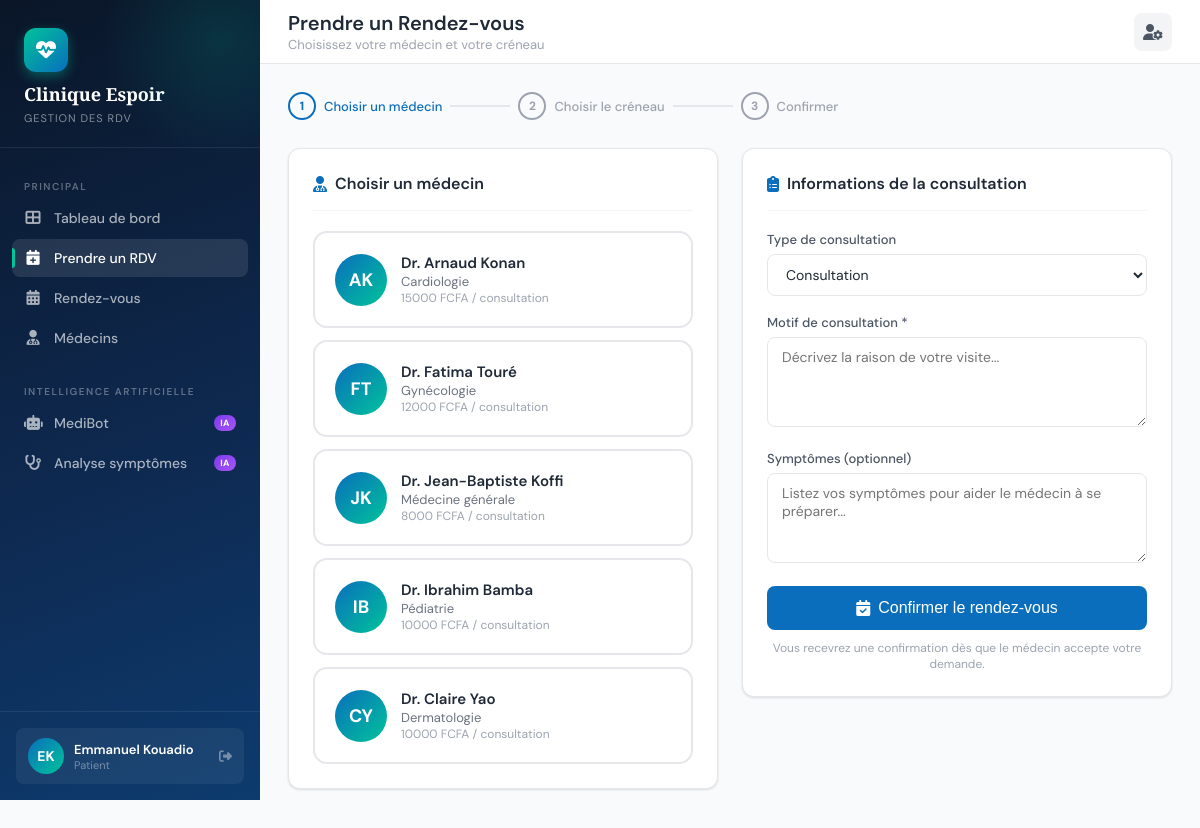
Page /appointments/prendre/ (signed in) on the committed database.
### accounts/models.py (models this page shows, shortened)
class User(AbstractUser):
    ROLE_CHOICES = [
        ('admin', 'Administrateur'),
        ('medecin', 'Médecin'),
        ('secretaire', 'Secrétaire'),
        ('patient', 'Patient'),
    ]
    role = models.CharField(max_length=20, choices=ROLE_CHOICES, default='patient')
    telephone = models.CharField(max_length=20, blank=True)
    photo = models.ImageField(upload_to='avatars/', blank=True, null=True)
    @property
    def is_medecin(self):
        return self.role == 'medecin'
    @property
    def is_patient(self):
        return self.role == 'patient'

class ProfilMedecin(models.Model):
    user = models.OneToOneField(User, on_delete=models.CASCADE, related_name='profil_medecin')
    specialite = models.CharField(max_length=100)
    numero_ordre = models.CharField(max_length=50, blank=True)
    bio = models.TextField(blank=True)
    tarif_consultation = models.DecimalField(max_digits=8, decimal_places=0, default=5000)
    disponible = models.BooleanField(default=True)

### appointments/views.py (the view, shortened to what this page needs)
# urls.py: path('prendre/', views.prendre_rdv, name='prendre_rdv'),
@login_required
def prendre_rdv(request, medecin_id=None):
    medecins = ProfilMedecin.objects.filter(disponible=True).select_related('user')
    medecin_selectionne = None
    if medecin_id:
        medecin_selectionne = get_object_or_404(ProfilMedecin, id=medecin_id)
    return render(request, 'appointments/prendre_rdv.html', {
        'medecins': medecins,
        'medecin_selectionne': medecin_selectionne,
        'type_choices': RendezVous.TYPE_CHOICES,
    })

### templates/appointments/prendre_rdv.html (shortened to what this page needs)
{% extends 'base.html' %}
{% block page_title %}Prendre un Rendez-vous{% endblock %}
{% block page_subtitle %}Choisissez votre médecin et votre créneau{% endblock %}
{% block content %}
<div class="step-indicator">
  <div class="step active" id="step1"><div class="step-num">1</div> Choisir un médecin</div>
  <div class="step-line"></div>
  <div class="step" id="step2"><div class="step-num">2</div> Choisir le créneau</div>
  <div class="step-line"></div>
  <div class="step" id="step3"><div class="step-num">3</div> Confirmer</div>
</div>
<form method="post" id="rdvForm">
  <div class="grid-2" style="gap:24px;">
    <div>
      <div class="card" style="margin-bottom:20px;">
        <div class="card-header">
          <div class="card-title"><i class="fas fa-user-md"></i> Choisir un médecin</div>
        </div>
        <div style="display:grid;gap:12px;">
          {% for medecin in medecins %}
          <div class="medecin-card {% if medecin_selectionne and medecin_selectionne.id == medecin.id %}selected{% endif %}"
               onclick="selectMedecin({{ medecin.id }}, '{{ medecin.user.get_full_name }}', '{{ medecin.specialite }}')"
               id="medecin-{{ medecin.id }}">
            <div style="display:flex;align-items:center;gap:14px;">
              <div class="medecin-avatar" style="margin-bottom:0;flex-shrink:0;">
                {{ medecin.user.first_name|first|upper }}{{ medecin.user.last_name|first|upper }}
              </div>
              <div>
                <div style="font-weight:600;font-size:15px;">Dr. {{ medecin.user.get_full_name }}</div>
                <div style="font-size:13px;color:#6b7280;">{{ medecin.specialite }}</div>
                <div style="font-size:12px;color:#9ca3af;">{{ medecin.tarif_consultation|default:"5000" }} FCFA / consultation</div>
              </div>
            </div>
          </div>
          {% empty %}
          <div style="text-align:center;padding:30px;color:#9ca3af;">
            <i class="fas fa-user-md" style="font-size:32px;display:block;margin-bottom:10px;opacity:.4;"></i>
            Aucun médecin disponible
          </div>
          {% endfor %}
        </div>
      </div>
    </div>
    <div>
      <div class="card">
        <div class="card-header">
          <div class="card-title"><i class="fas fa-clipboard-list"></i> Informations de la consultation</div>
        </div>
        <div class="form-group">
          <label class="form-label">Type de consultation</label>
          <select name="type_rdv" class="form-control">
            {% for value, label in type_choices %}
            <option value="{{ value }}">{{ label }}</option>
            {% endfor %}
          </select>
        </div>
        <div class="form-group">
          <label class="form-label">Motif de consultation *</label>
          <textarea name="motif" class="form-control" rows="3"
            placeholder="Décrivez la raison de votre visite..." required></textarea>
        </div>
        <div class="form-group">
          <label class="form-label">Symptômes (optionnel)</label>
          <textarea name="symptomes" class="form-control" rows="3"
            placeholder="Listez vos symptômes pour aider le médecin à se préparer..."></textarea>
        </div>
        <button type="submit" class="btn btn-primary btn-lg" style="width:100%;justify-content:center;" id="submitBtn" disabled>
          <i class="fas fa-calendar-check"></i> Confirmer le rendez-vous
        </button>
        <p style="font-size:12px;color:#9ca3af;text-align:center;margin-top:10px;">
          Vous recevrez une confirmation dès que le médecin accepte votre demande.
        </p>
      </div>
    </div>
  </div>
</form>
{% endblock %}

### templates/base.html (shortened to what this page needs)
<!DOCTYPE html>
<html lang="fr">
<head>
  <link rel="stylesheet" href="https://cdnjs.cloudflare.com/ajax/libs/font-awesome/6.5.0/css/all.min.css">
</head>
<body>
{% if user.is_authenticated %}
<aside class="sidebar">
  <div class="sidebar-logo">
    <div class="logo-icon"><i class="fas fa-heartbeat"></i></div>
    <h1>Clinique Espoir</h1>
    <span>Gestion des RDV</span>
  </div>
  <nav class="sidebar-nav">
    <div class="nav-section-label">Principal</div>
    <a href="{% url 'dashboard' %}" class="nav-item {% if request.resolver_match.url_name == 'dashboard' %}active{% endif %}">
      <i class="fas fa-th-large"></i> Tableau de bord
    </a>
    {% if user.is_patient %}
    <a href="{% url 'prendre_rdv' %}" class="nav-item {% if 'prendre_rdv' in request.resolver_match.url_name %}active{% endif %}">
      <i class="fas fa-calendar-plus"></i> Prendre un RDV
    </a>
    {% endif %}
    <a href="{% url 'liste_rdv' %}" class="nav-item {% if request.resolver_match.url_name == 'liste_rdv' %}active{% endif %}">
      <i class="fas fa-calendar-alt"></i> Rendez-vous
    </a>
    <a href="{% url 'medecins_list' %}" class="nav-item {% if request.resolver_match.url_name == 'medecins_list' %}active{% endif %}">
      <i class="fas fa-user-md"></i> Médecins
    </a>
    <div class="nav-section-label" style="margin-top:16px;">Intelligence Artificielle</div>
    <a href="{% url 'chatbot' %}" class="nav-item {% if request.resolver_match.url_name == 'chatbot' %}active{% endif %}">
      <i class="fas fa-robot"></i> MediBot
      <span class="nav-ai-badge">IA</span>
    </a>
    <a href="{% url 'analyse_symptomes' %}" class="nav-item {% if request.resolver_match.url_name == 'analyse_symptomes' %}active{% endif %}">
      <i class="fas fa-stethoscope"></i> Analyse symptômes
      <span class="nav-ai-badge">IA</span>
    </a>
  </nav>
  <div class="sidebar-user">
    <div class="sidebar-user-card">
      <div class="user-avatar">{{ user.first_name|first|upper }}{{ user.last_name|first|upper }}</div>
      <div class="user-info">
        <div class="name">{{ user.get_full_name }}</div>
        <div class="role">{{ user.get_role_display }}</div>
      </div>
      <a href="{% url 'logout' %}" title="Déconnexion"><i class="fas fa-sign-out-alt"></i></a>
    </div>
  </div>
</aside>
<div class="main-wrapper">
  <header class="topbar">
    <div class="topbar-left">
      <h2>{% block page_title %}Tableau de bord{% endblock %}</h2>
      <p>{% block page_subtitle %}{% endblock %}</p>
    </div>
    <div class="topbar-right">
      <a href="{% url 'profile' %}" class="topbar-btn"><i class="fas fa-user-cog"></i></a>
    </div>
  </header>
  <main class="page-content">
    {% block content %}{% endblock %}
  </main>
</div>
{% else %}
{% block public_content %}{% endblock %}
{% endif %}
</body>
</html>

### templates/appointments/prendre_rdv.html (style rules this page uses)
.medecin-card { border: 2px solid #e5e7eb; border-radius: 14px; padding: 20px; cursor: pointer; transition: all .2s; position: relative; }
.medecin-avatar { width: 52px; height: 52px; border-radius: 50%; background: linear-gradient(135deg, #0A6EBD, #00C49A); display: flex; align-items: center; justify-content: center; color: white; font-weight: 700; font-size: 18px; margin-bottom: 12px; }
.step-indicator { display: flex; align-items: center; gap: 0; margin-bottom: 28px; }
.step { display: flex; align-items: center; gap: 8px; font-size: 13px; color: #9ca3af; font-weight: 500; }
.step.active { color: #0A6EBD; }
.step-num { width: 28px; height: 28px; border-radius: 50%; border: 2px solid currentColor; display: flex; align-items: center; justify-content: center; font-weight: 700; font-size: 12px; }
.step-line { flex: 1; height: 2px; background: #e5e7eb; margin: 0 8px; max-width: 60px; }

### rows in the picture
User: first_name|first "E", last_name|first "K", get_full_name "Emmanuel Kouadio", role "Patient"
ProfilMedecin: user.first_name|first "A", user.last_name|first "K", user.get_full_name "Arnaud Konan", specialite "Cardiologie", tarif_consultation "15000"
ProfilMedecin: user.first_name|first "F", user.last_name|first "T", user.get_full_name "Fatima Touré", specialite "Gynécologie", tarif_consultation "12000"
ProfilMedecin: user.first_name|first "J", user.last_name|first "K", user.get_full_name "Jean-Baptiste Koffi", specialite "Médecine générale", tarif_consultation "8000"
ProfilMedecin: user.first_name|first "I", user.last_name|first "B", user.get_full_name "Ibrahim Bamba", specialite "Pédiatrie", tarif_consultation "10000"
ProfilMedecin: user.first_name|first "C", user.last_name|first "Y", user.get_full_name "Claire Yao", specialite "Dermatologie", tarif_consultation "10000"

### other values in the picture
form field type_rdv "Consultation"
